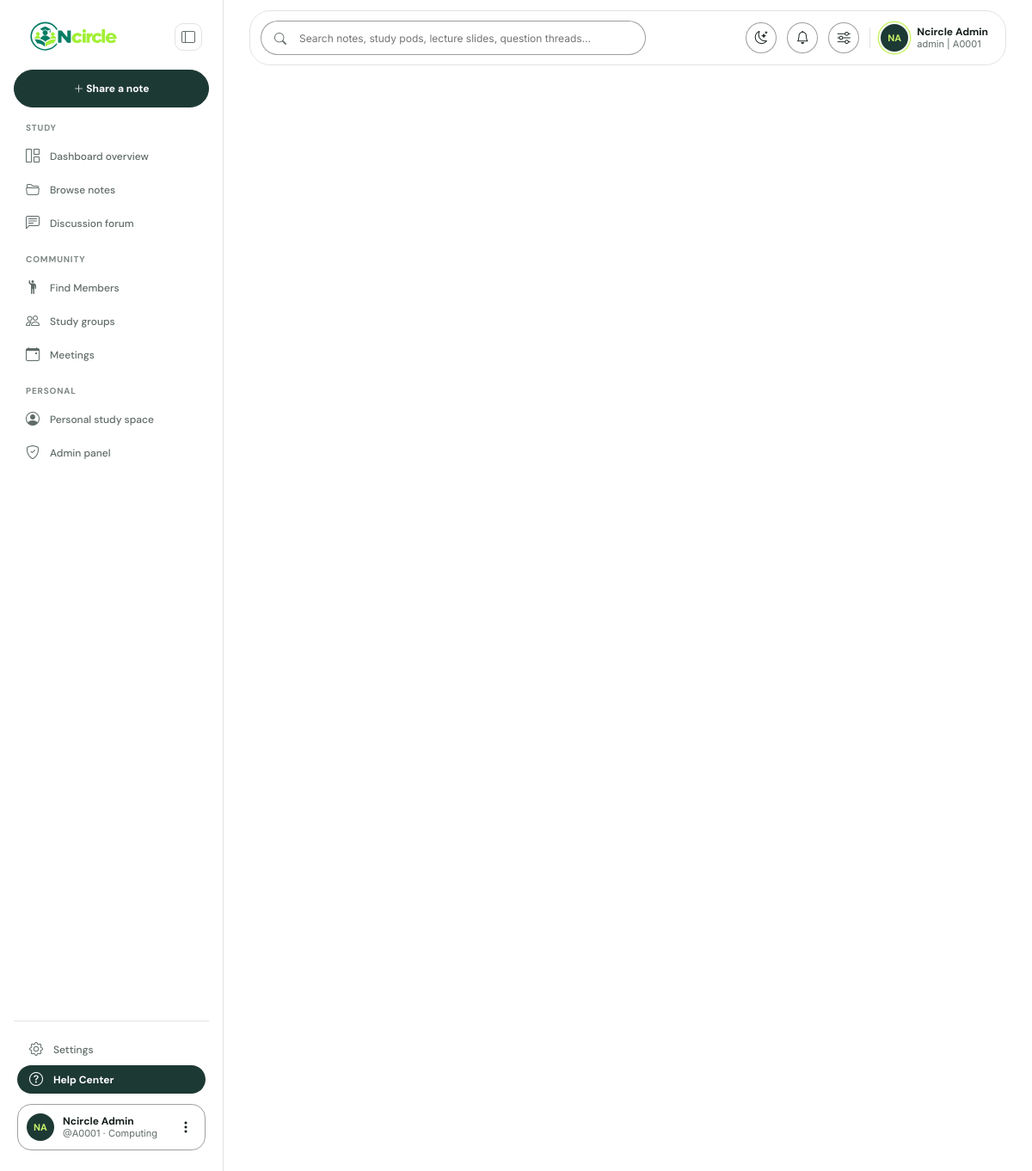
The page /help (signed in) on the database its author committed.
### tables this page shows
CREATE TABLE users (
    id INT UNSIGNED AUTO_INCREMENT PRIMARY KEY,
    name VARCHAR(100) NOT NULL,
    username VARCHAR(60) NOT NULL UNIQUE,
    student_id VARCHAR(20) NOT NULL UNIQUE,
    email VARCHAR(120) NOT NULL UNIQUE,
    faculty VARCHAR(30) NOT NULL,
    academic_year TINYINT UNSIGNED NOT NULL DEFAULT 1,
    bio VARCHAR(500) NULL,
    avatar VARCHAR(80) NULL,
    skills VARCHAR(255) NULL,
    open_to_help TINYINT(1) NOT NULL DEFAULT 1,
    listed_in_directory TINYINT(1) NOT NULL DEFAULT 1,
    password_hash VARCHAR(255) NOT NULL,
    role ENUM('student','admin') NOT NULL DEFAULT 'student',
    status ENUM('active','blocked') NOT NULL DEFAULT 'active',
    weekly_goal_minutes SMALLINT UNSIGNED NOT NULL DEFAULT 600,
    email_verified_at DATETIME NULL,
    last_seen_at DATETIME NULL,
    created_at DATETIME NOT NULL DEFAULT CURRENT_TIMESTAMP
);

### app/Core/Controller.php (called while the page is built, shortened)
<?php
abstract class Controller
{
    protected function view(string $name, array $data = [], string $layout = 'main'): void
    {
        extract($data, EXTR_SKIP);
        require BASE_PATH . '/views/layouts/' . $layout . '.php';
    }
}

### app/Controllers/PageController.php (called while the page is built, shortened)
<?php
class PageController extends Controller
{
    public function help(): void
    {
        $this->view("pages/help", ["title" => "Help Center | Ncircle"], Auth::check() ? "app" : "main");
    }
}

### app/Core/Router.php (called while the page is built, shortened)
<?php
class Router
{
    private array $routes = [];
    public function get(string $path, string $handler, array $middleware = []): void
    {
        $this->routes['GET'][$path] = [$handler, $middleware];
    }
    public function post(string $path, string $handler, array $middleware = []): void
    {
        $this->routes['POST'][$path] = [$handler, $middleware];
    }
    public function dispatch(string $method, string $uri): void
    {
        $path = parse_url($uri, PHP_URL_PATH) ?: '/';
        $path = '/' . trim($path, '/');
        $method = $method === 'HEAD' ? 'GET' : $method;
        [$route, $params] = $this->match($method, $path);
        [$class, $action] = explode('@', $route[0]);
        (new $class())->$action(...$params);
    }
    private function match(string $method, string $path): array
    {
        $routes = $this->routes[$method] ?? [];
        if (isset($routes[$path])) {
            return [$routes[$path], []];
        }
        return [null, []];
    }
}

### public/index.php (called while the page is built, shortened)
<?php
require BASE_PATH . "/app/Helpers/functions.php";
spl_autoload_register(function (string $class): void {
    $class = basename(str_replace("\\", "/", $class));
    foreach (
        [
            "Core",
            "Controllers",
            "Models",
            "Services",
            "Middleware",
        ]
        as $dir
    ) {
        $file = BASE_PATH . "/app/{$dir}/{$class}.php";
        if (is_file($file)) {
            return;
        }
    }
});
$router = new Router();
$router->dispatch($_SERVER["REQUEST_METHOD"], $_SERVER["REQUEST_URI"]);

### app/Helpers/functions.php (called while the page is built, shortened)
<?php
function e($value): string
{
    return htmlspecialchars((string) $value, ENT_QUOTES | ENT_SUBSTITUTE, 'UTF-8');
}
function env_value(string $key, $default = null)
{
    $value = $_ENV[$key] ?? getenv($key);
    return $value === false || $value === null ? $default : $value;
}
function config(string $path, $default = null)
{
    static $loaded = [];
    $parts = explode('.', $path);
    $file = array_shift($parts);
    if (!isset($loaded[$file])) {
        $full = BASE_PATH . '/config/' . $file . '.php';
        $loaded[$file] = is_file($full) ? require $full : [];
    }
    $value = $loaded[$file];
    foreach ($parts as $part) {
        $value = $value[$part];
    }
    return $value;
}
function base_url(): string
{
    $dir = str_replace('\\', '/', dirname($_SERVER['SCRIPT_NAME'] ?? ''));
    return $dir === '/' || $dir === '.' ? '' : rtrim($dir, '/');
}
function url(string $path = '/'): string
{
    return base_url() . '/' . ltrim($path, '/');
}
function asset(string $path): string
{
    return base_url() . '/assets/' . ltrim($path, '/');
}
function avatar_url($userId, ?string $stored): ?string
{
    return $stored === null ? null : url('/profile/' . (int) $userId . '/photo?v=' . substr($stored, 0, 8));
}
function current_path(): string
{
    $path = parse_url($_SERVER['REQUEST_URI'] ?? '/', PHP_URL_PATH) ?: '/';
    $base = base_url();
    return '/' . trim($path, '/');
}
function is_path(string $prefix): bool
{
    $path = current_path();
    return $path === $prefix || ($prefix !== '/' && str_starts_with($path, rtrim($prefix, '/') . '/'));
}
function component(string $__component, array $__data = []): string
{
    extract($__data, EXTR_SKIP);
    return (string) ob_get_clean();
}

### app/Core/Session.php (called while the page is built, shortened)
<?php
class Session
{
    public static function get(string $key, $default = null)
    {
        return $_SESSION[$key] ?? $default;
    }
}

### app/Core/Auth.php (called while the page is built, shortened)
<?php
class Auth
{
    private static ?array $user = null;
    private static bool $loaded = false;
    public static function check(): bool
    {
        return (int) Session::get('user_id', 0) > 0;
    }
    public static function id(): int
    {
        return (int) Session::get('user_id', 0);
    }
    public static function user(): ?array
    {
        if (!self::$loaded) {
            self::$loaded = true;
            if (self::check()) {
                $user = User::find(self::id());
                if ($user === null || $user['status'] !== 'active') {
                    self::logout();
                } else {
                    self::$user = $user;
                    User::touchSeen($user);
                }
            }
        }
        return self::$user;
    }
}

### config/database.php (called while the page is built)
<?php
return [
    'host' => env_value('DB_HOST', '127.0.0.1'),
    'port' => env_value('DB_PORT', '3306'),
    'name' => env_value('DB_NAME', 'ncircle'),
    'user' => env_value('DB_USER', 'root'),
    'pass' => env_value('DB_PASS', ''),
];

### config/app.php (called while the page is built)
<?php
return [
    'name'     => env_value('APP_NAME', 'NCircle'),
    'timezone' => 'Asia/Colombo',
    'student_email_domain' => 'students.nsbm.ac.lk',
    'faculties' => [
        'Computing'   => 'Faculty of Computing',
        'Business'    => 'Faculty of Business',
        'Engineering' => 'Faculty of Engineering',
        'Science'     => 'Faculty of Science',
    ],
    'years' => [1 => 'Year 1', 2 => 'Year 2', 3 => 'Year 3', 4 => 'Year 4'],
    'session_modes' => [
        'online'   => 'Online',
        'physical' => 'Physical',
        'hybrid'   => 'Hybrid',
    ],
    'help_types' => [
        'research' => 'Research',
        'project'  => 'Project',
        'tutoring' => 'Tutoring',
        'other'    => 'Other help',
    ],
    'giphy' => [
        'key'  => env_value('GIPHY_API_KEY', ''),
        'base' => env_value('GIPHY_API_BASE', 'https://api.giphy.com/v1'),
    ],
    'mail' => [
        'driver' => env_value('MAIL_DRIVER', 'log'),
        'from_address' => env_value('MAIL_FROM_ADDRESS', 'no-reply@ncircle.local'),
        'from_name'    => env_value('MAIL_FROM_NAME', 'NCircle'),
        'resend' => [
            'key'  => env_value('RESEND_API_KEY', ''),
            'base' => env_value('RESEND_API_BASE', 'https://api.resend.com'),
        ],
    ],
];

### app/Core/Database.php (called while the page is built, shortened)
<?php
class Database
{
    private static ?PDO $pdo = null;
    public static function pdo(): PDO
    {
        if (self::$pdo === null) {
            $c = config('database');
            self::$pdo = new PDO(
                "mysql:host={$c['host']};port={$c['port']};dbname={$c['name']};charset=utf8mb4",
                $c['user'],
                $c['pass'],
                [
                    PDO::ATTR_ERRMODE            => PDO::ERRMODE_EXCEPTION,
                    PDO::ATTR_DEFAULT_FETCH_MODE => PDO::FETCH_ASSOC,
                    PDO::ATTR_EMULATE_PREPARES   => false,
                ]
            );
            self::$pdo->exec("SET time_zone = '" . date('P') . "'");
        }
        return self::$pdo;
    }
    public static function run(string $sql, array $params = []): PDOStatement
    {
        $stmt = self::pdo()->prepare($sql);
        $stmt->execute($params);
        return $stmt;
    }
    public static function one(string $sql, array $params = []): ?array
    {
        $row = self::run($sql, $params)->fetch();
        return $row === false ? null : $row;
    }
    public static function value(string $sql, array $params = [])
    {
        $value = self::run($sql, $params)->fetchColumn();
        return $value === false ? null : $value;
    }
}

### app/Models/User.php (called while the page is built, shortened)
<?php
class User
{
    public static function find(int $id): ?array
    {
        return Database::one('SELECT * FROM users WHERE id = ?', [$id]);
    }
    public static function touchSeen(array $user): void
    {
        if (empty($user['last_seen_at']) || strtotime($user['last_seen_at']) < time() - 60) {
            Database::run('UPDATE users SET last_seen_at = NOW() WHERE id = ?', [$user['id']]);
        }
    }
}

### app/Models/Notification.php (called while the page is built, shortened)
<?php
class Notification
{
    public static function unreadCount(int $userId): int
    {
        return (int) Database::value('SELECT COUNT(*) FROM notifications WHERE user_id = ? AND read_at IS NULL', [$userId]);
    }
}

### views/partials/navbar-app.php (the view, shortened to what this page needs)
<?php
$user = Auth::user();
$unread = Notification::unreadCount((int) $user["id"]);
?>
<header class="sc-topbar-wrap">
    <div class="sc-topbar">
        <form class="sc-topbar__search" action="<?= e(url("/search")) ?>" method="get" role="search">
            <i class="bi bi-search" aria-hidden="true"></i>
            <input id="topSearch" type="search" name="q" value="<?= e(is_path("/search") ? Request::query("q") : "") ?>" placeholder="Search notes, study pods, lecture slides, question threads...">
        </form>
        <div class="sc-topbar__actions">
            <?= component("theme-toggle") ?>
            <a class="sc-round-btn" href="<?= e(url("/notifications")) ?>" aria-label="Notifications<?= $unread ? " ({$unread} unread)" : "" ?>">
                <i class="bi bi-bell" aria-hidden="true"></i>
            </a>
            <a class="sc-round-btn" href="<?= e(url("/profile/edit")) ?>" aria-label="Settings"><i class="bi bi-sliders" aria-hidden="true"></i></a>
            <a class="sc-topbar__profile" href="<?= e(url("/profile")) ?>">
                <?= component("avatar", ["name" => $user["name"], "photo" => avatar_url($user["id"], $user["avatar"]), "tone" => "teal", "ring" => true]) ?>
                <span class="sc-topbar__who">
                    <strong><?= e($user["name"]) ?></strong>
                    <small><?= e($user["username"]) ?> | <?= e($user["student_id"]) ?></small>
                </span>
            </a>
        </div>
    </div>
</header>

### views/partials/sidebar.php (shortened to what this page needs)
<?php
$user = Auth::user();
$isAdminMode = ($sidebarMode ?? "student") === "admin";
$pendingCount = $isAdminMode ? (int) Database::value("SELECT COUNT(*) FROM resources WHERE status = 'pending'") : 0;
$openReports = $isAdminMode ? (int) Database::value("SELECT COUNT(*) FROM reports WHERE status = 'open'") : 0;
$sections = $isAdminMode
    ? [
        ["Admin", [
            ["/admin", "grid-1x2", "Admin overview", 0],
            ["/admin/approvals", "patch-check", "Note approvals", $pendingCount],
            ["/admin/moderation", "flag", "Moderation", $openReports],
        ]],
        ["Manage", [
            ["/admin/users", "people", "Users", 0],
            ["/admin/subjects", "journal-bookmark", "Subjects", 0],
            ["/admin/reports", "bar-chart", "Reports", 0],
        ]],
    ]
    : [
        ["Study", [
            ["/dashboard", "grid-1x2", "Dashboard overview", 0],
            ["/resources", "folder2-open", "Browse notes", 0],
            ["/forum", "chat-left-text", "Discussion forum", 0],
        ]],
        ["Community", [
            ["/members", "person-raised-hand", "Find Members", 0],
            ["/groups", "people", "Study groups", 0],
            ["/sessions", "calendar-event", "Meetings", 0],
        ]],
        ["Personal", [
            ["/space", "person-circle", "Personal study space", 0],
        ]],
    ];
$isActive = fn (string $href): bool => $href === "/admin" ? current_path() === "/admin" : is_path($href);
?>
<aside class="sc-sidebar offcanvas-lg offcanvas-start" tabindex="-1" id="scSidebar" aria-label="Main menu">
    <div class="sc-sidebar__inner">
        <div class="sc-sidebar__brand">
            <a class="sc-sidebar__logo" href="<?= e(url($isAdminMode ? "/admin" : "/dashboard")) ?>"><img src="<?= e(asset("img/logo.svg")) ?>" alt="Ncircle home"></a>
            <button type="button" class="sc-sidebar__toggle" data-sidebar-toggle aria-label="Collapse menu" aria-expanded="true"><i class="bi bi-layout-sidebar" aria-hidden="true"></i></button>
        </div>
        <?php if ($isAdminMode): ?>
            <?= component("button", ["label" => "Back to student view", "icon" => "arrow-left", "variant" => "dark", "href" => url("/dashboard"), "class" => "sc-sidebar__cta", "attrs" => ["data-sc-tip" => "Back to student view"]]) ?>
        <?php else: ?>
            <?= component("button", ["label" => "Share a note", "icon" => "plus-lg", "variant" => "dark", "href" => url("/resources/create"), "class" => "sc-sidebar__cta", "attrs" => ["data-sc-tip" => "Share a note"]]) ?>
        <?php endif; ?>
        <nav class="sc-sidebar__nav" aria-label="Sections">
            <?php foreach ($sections as [$heading, $links]): ?>
                <p class="sc-sidebar__heading"><?= e($heading) ?></p>
                <?php foreach ($links as [$href, $icon, $label, $count]): $active = $isActive($href); ?>
                    <a class="sc-sidebar__link<?= $active ? " is-active" : "" ?>" href="<?= e(url($href)) ?>" data-sc-tip="<?= e($label) ?>"<?= $active ? ' aria-current="page"' : "" ?>>
                        <i class="bi bi-<?= e($icon) ?>" aria-hidden="true"></i>
                        <span class="sc-sidebar__label"><?= e($label) ?></span>
                    </a>
                <?php endforeach; ?>
            <?php endforeach; ?>
            <?php if (!$isAdminMode && ($user["role"] ?? "") === "admin"): ?>
                <a class="sc-sidebar__link" href="<?= e(url("/admin")) ?>" data-sc-tip="Admin panel"><i class="bi bi-shield-check" aria-hidden="true"></i><span class="sc-sidebar__label">Admin panel</span></a>
            <?php endif; ?>
        </nav>
        <div class="sc-sidebar__foot">
            <a class="sc-sidebar__link sc-sidebar__link--sm<?= is_path("/profile/edit") ? " is-active" : "" ?>" href="<?= e(url("/profile/edit")) ?>" data-sc-tip="Settings"><i class="bi bi-gear" aria-hidden="true"></i><span class="sc-sidebar__label">Settings</span></a>
            <a class="sc-sidebar__link sc-sidebar__link--sm<?= is_path("/help") ? " is-active" : "" ?>" href="<?= e(url("/help")) ?>" data-sc-tip="Help Center"><i class="bi bi-question-circle" aria-hidden="true"></i><span class="sc-sidebar__label">Help Center</span></a>
            <div class="sc-user-widget">
                <?= component("avatar", ["name" => $user["name"], "photo" => avatar_url($user["id"], $user["avatar"]), "tone" => "teal"]) ?>
                <a class="sc-user-widget__text" href="<?= e(url("/profile")) ?>">
                    <strong><?= e($user["name"]) ?></strong>
                    <small>@<?= e($user["student_id"]) ?> &middot; <?= e($user["faculty"]) ?></small>
                </a>
                <div class="dropup">
                    <button class="sc-user-widget__menu" type="button" data-bs-toggle="dropdown" aria-expanded="false" aria-label="Account menu"><i class="bi bi-three-dots-vertical" aria-hidden="true"></i></button>
                </div>
            </div>
        </div>
    </div>
</aside>

### rows shown on the page
users: name "Ncircle Admin", student "A0001", faculty "Computing", username "admin"

### other values the page prints
$inner "Share a note"
$heading "STUDY"
$label "Dashboard overview"
$label "Browse notes"
$label "Discussion forum"
$heading "COMMUNITY"
$label "Find Members"
$label "Study groups"
$label "Meetings"
$heading "PERSONAL"
$label "Personal study space"
initials($name) "NA NA"
